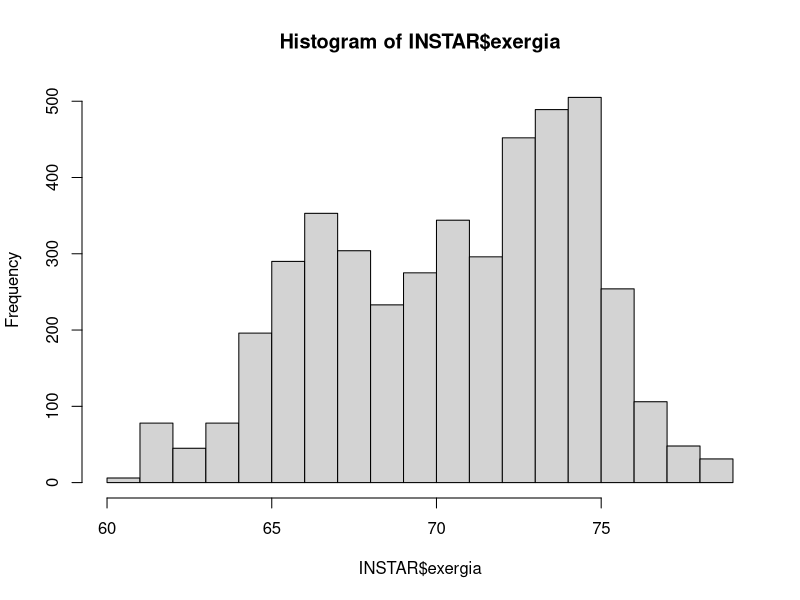
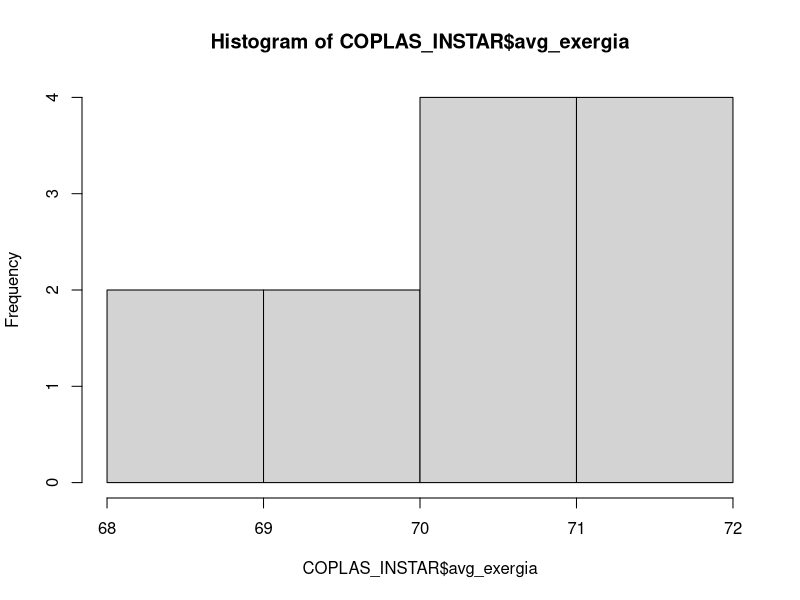
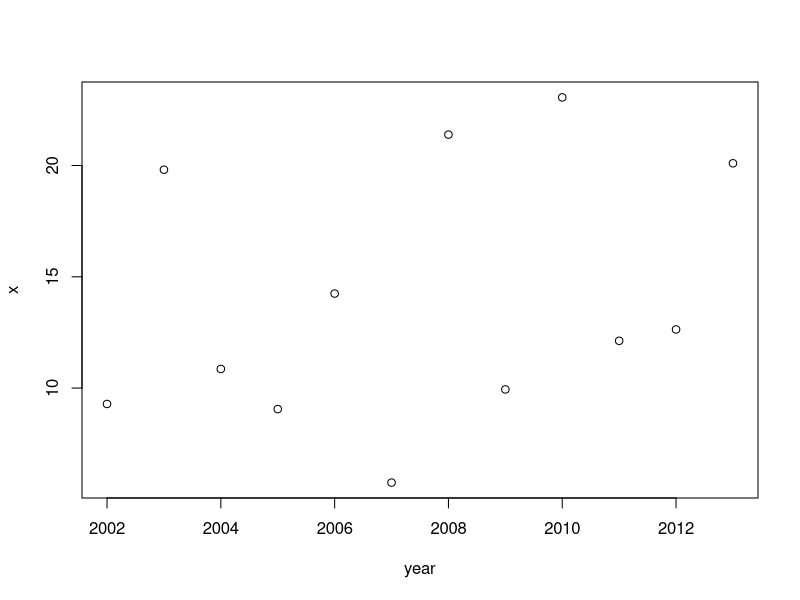
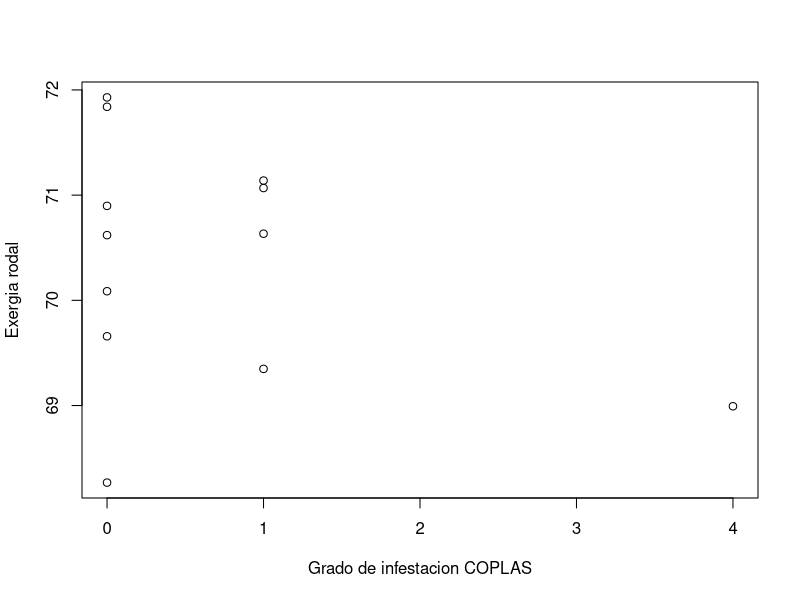
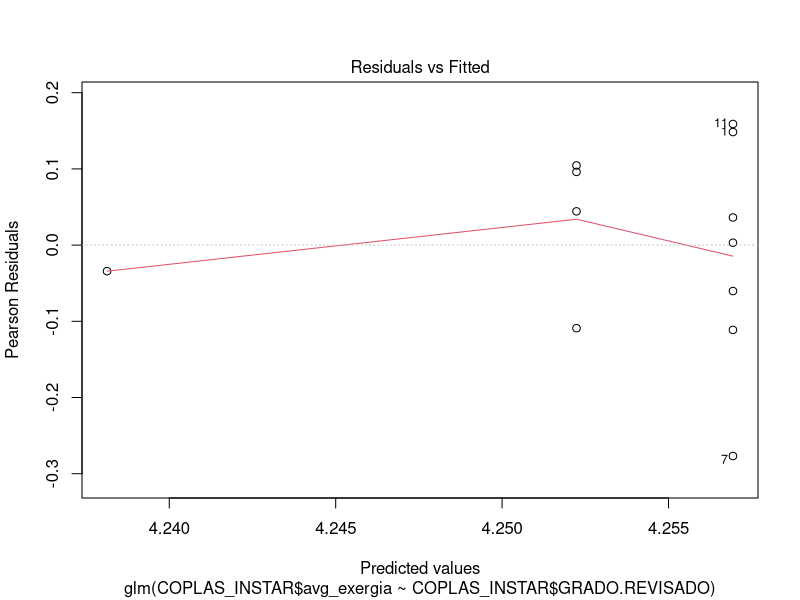
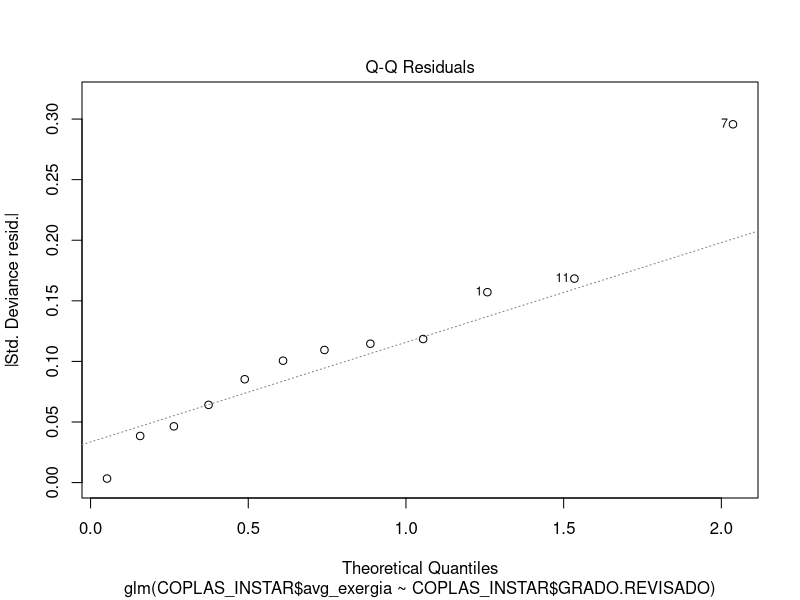
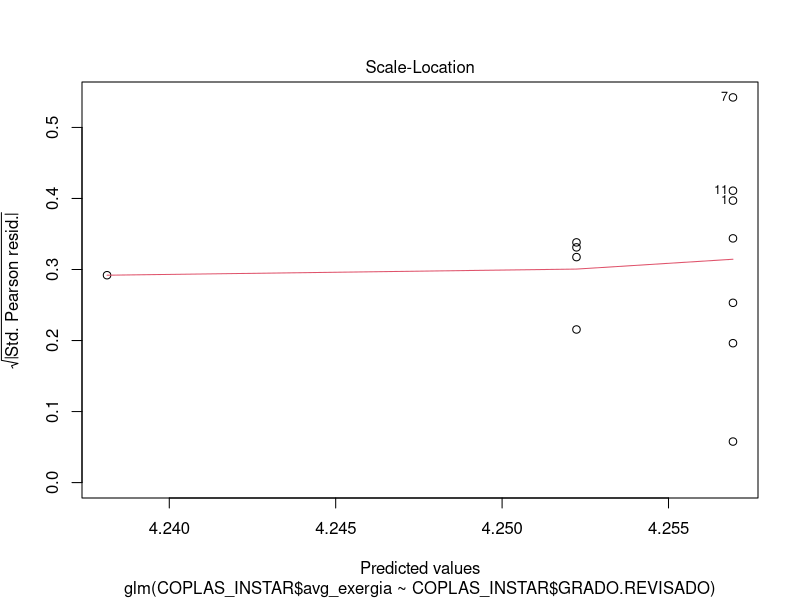
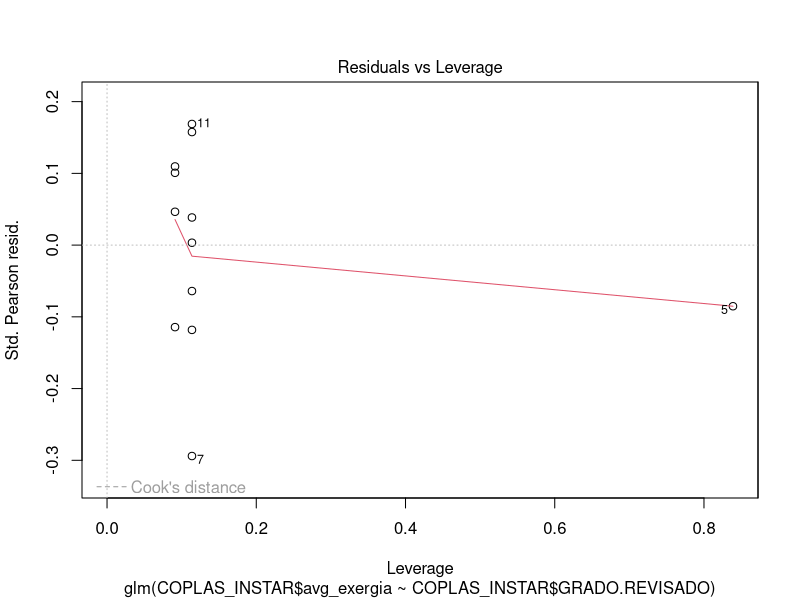

These charts were generated, in order, by the following R code: (Note: this script raises an error after producing the figures.)
## ---- chunk 1
install.packages("lubridate")
library(lubridate) # Para las fechas
## ---- chunk 2
INSTAR<-read.table("instar_bz008.txt", header=T, sep=",", dec=".")
INSTAR$fecha <-as.Date(INSTAR$fecha, format="%m-%d-%y")#aunque pongo formato mm/dd/yyyy se pone como yyyy-mm-dd
## ---- chunk 3
INSTAR$yday <- yday(INSTAR$fecha) # anadimos el dia del anio con el paquete lubridate
INSTAR$year <- year(INSTAR$fecha) # anadimos el anio con el paquete lubridate
INSTAR$biociclo <- NULL
#write.csv(INSTAR, file = "datos_instar_bz008.csv", row.names=FALSE, na="")
## ---- chunk 4
#Baza
subset_1993 <- subset(INSTAR, INSTAR$year==1993)
for(i in 1:length(subset_1993$yday)){
  ifelse(subset_1993$yday[i]<=79, 
       subset_1993$biociclo[i] <- 1, subset_1993$biociclo[i] <- 2)
}

subset_1994 <- subset(INSTAR, INSTAR$year==1994)
for(i in 1:length(subset_1994$yday)){
  ifelse(subset_1994$yday[i]<=79, 
       subset_1994$biociclo[i] <- 2, subset_1994$biociclo[i] <- 3)
}

subset_1995 <- subset(INSTAR, INSTAR$year==1995)
for(i in 1:length(subset_1995$yday)){
  ifelse(subset_1995$yday[i]<=79, 
       subset_1995$biociclo[i] <- 3, subset_1995$biociclo[i] <- 4)
}

subset_1996 <- subset(INSTAR, INSTAR$year==1996)
for(i in 1:length(subset_1996$yday)){
  ifelse(subset_1996$yday[i]<=79, 
       subset_1996$biociclo[i] <- 4, subset_1996$biociclo[i] <- 5)
}

subset_1997 <- subset(INSTAR, INSTAR$year==1997)
for(i in 1:length(subset_1997$yday)){
  ifelse(subset_1997$yday[i]<=79, 
       subset_1997$biociclo[i] <- 5, subset_1997$biociclo[i] <- 6)
}

subset_1998 <- subset(INSTAR, INSTAR$year==1998)
for(i in 1:length(subset_1998$yday)){
  ifelse(subset_1998$yday[i]<=79, 
       subset_1998$biociclo[i] <- 6, subset_1998$biociclo[i] <- 7)
}

subset_1999 <- subset(INSTAR, INSTAR$year==1999)
for(i in 1:length(subset_1999$yday)){
  ifelse(subset_1999$yday[i]<=79, 
       subset_1999$biociclo[i] <- 7, subset_1999$biociclo[i] <- 8)
}

subset_2000 <- subset(INSTAR, INSTAR$year==2000)
for(i in 1:length(subset_2000$yday)){
  ifelse(subset_2000$yday[i]<=79, 
       subset_2000$biociclo[i] <- 8, subset_2000$biociclo[i] <- 9)
}

subset_2001 <- subset(INSTAR, INSTAR$year==2001)
for(i in 1:length(subset_2001$yday)){
  ifelse(subset_2001$yday[i]<=79, 
       subset_2001$biociclo[i] <- 9, subset_2001$biociclo[i] <- 10)
}

subset_2002 <- subset(INSTAR, INSTAR$year==2002)
for(i in 1:length(subset_2002$yday)){
  ifelse(subset_2002$yday[i]<=79, 
       subset_2002$biociclo[i] <- 10, subset_2002$biociclo[i] <- 11)
}

subset_2003 <- subset(INSTAR, INSTAR$year==2003)
for(i in 1:length(subset_2003$yday)){
  ifelse(subset_2003$yday[i]<=79, 
       subset_2003$biociclo[i] <- 11, subset_2003$biociclo[i] <- 12)
}

subset_2004 <- subset(INSTAR, INSTAR$year==2004)
for(i in 1:length(subset_2004$yday)){
  ifelse(subset_2004$yday[i]<=79, 
       subset_2004$biociclo[i] <- 12, subset_2004$biociclo[i] <- 13)
}
subset_2005 <- subset(INSTAR, INSTAR$year==2005)
for(i in 1:length(subset_2005$yday)){
  ifelse(subset_2005$yday[i]<=79, 
       subset_2005$biociclo[i] <- 13, subset_2005$biociclo[i] <- 14)
}

subset_2006 <- subset(INSTAR, INSTAR$year==2006)
for(i in 1:length(subset_2006$yday)){
  ifelse(subset_2006$yday[i]<=79, 
       subset_2006$biociclo[i] <- 14, subset_2006$biociclo[i] <- 15)
}

subset_2007 <- subset(INSTAR, INSTAR$year==2007)
for(i in 1:length(subset_2007$yday)){
  ifelse(subset_2007$yday[i]<=79, 
       subset_2007$biociclo[i] <- 15, subset_2007$biociclo[i] <- 16)
}

subset_2008 <- subset(INSTAR, INSTAR$year==2008)
for(i in 1:length(subset_2008$yday)){
  ifelse(subset_2008$yday[i]<=79, 
       subset_2008$biociclo[i] <- 16, subset_2008$biociclo[i] <- 17)
}

subset_2009 <- subset(INSTAR, INSTAR$year==2009)
for(i in 1:length(subset_2009$yday)){
  ifelse(subset_2009$yday[i]<=79, 
       subset_2009$biociclo[i] <- 17, subset_2009$biociclo[i] <- 18)
}

subset_2010 <- subset(INSTAR, INSTAR$year==2010)
for(i in 1:length(subset_2010$yday)){
  ifelse(subset_2010$yday[i]<=79, 
       subset_2010$biociclo[i] <- 18, subset_2010$biociclo[i] <- 19)
}

subset_2011 <- subset(INSTAR, INSTAR$year==2011)
for(i in 1:length(subset_2011$yday)){
  ifelse(subset_2011$yday[i]<=79, 
       subset_2011$biociclo[i] <- 19, subset_2011$biociclo[i] <- 20)
}

subset_2012 <- subset(INSTAR, INSTAR$year==2012)
for(i in 1:length(subset_2012$yday)){
  ifelse(subset_2012$yday[i]<=79, 
       subset_2012$biociclo[i] <- 20, subset_2012$biociclo[i] <- 21)
}

subset_2013 <- subset(INSTAR, INSTAR$year==2013)
for(i in 1:length(subset_2013$yday)){
  ifelse(subset_2013$yday[i]<=79, 
       subset_2013$biociclo[i] <- 21, subset_2013$biociclo[i] <- 22)
}

subset_2014 <- subset(INSTAR, INSTAR$year==2014)
for(i in 1:length(subset_2014$yday)){
  ifelse(subset_2014$yday[i]<=79, 
       subset_2014$biociclo[i] <- 22, subset_2014$biociclo[i] <- 23)
}

INSTAR<- rbind(subset_1994, subset_1995, subset_1996, subset_1997, subset_1998, subset_1999, subset_2000, subset_2001, subset_2002, subset_2003, subset_2004, subset_2005, subset_2006, subset_2007, subset_2008, subset_2009, subset_2010, subset_2011, subset_2012, subset_2013) #Se quitan el primer y ultimo biociclo porque no estan completos
## ---- chunk 5
#Sierra Nevada
subset_2001 <- subset(INSTAR, INSTAR$year==2001)
for(i in 1:length(subset_2001$yday)){
  ifelse(subset_2001$yday[i]<=79, 
       subset_2001$biociclo[i] <- 1, subset_2001$biociclo[i] <- 2)
}

subset_2002 <- subset(INSTAR, INSTAR$year==2002)
for(i in 1:length(subset_2002$yday)){
  ifelse(subset_2002$yday[i]<=79, 
       subset_2002$biociclo[i] <- 2, subset_2002$biociclo[i] <- 3)
}

subset_2003 <- subset(INSTAR, INSTAR$year==2003)
for(i in 1:length(subset_2003$yday)){
  ifelse(subset_2003$yday[i]<=79, 
       subset_2003$biociclo[i] <- 3, subset_2003$biociclo[i] <- 4)
}

subset_2004 <- subset(INSTAR, INSTAR$year==2004)
for(i in 1:length(subset_2004$yday)){
  ifelse(subset_2004$yday[i]<=79, 
       subset_2004$biociclo[i] <- 4, subset_2004$biociclo[i] <- 5)
}
subset_2005 <- subset(INSTAR, INSTAR$year==2005)
for(i in 1:length(subset_2005$yday)){
  ifelse(subset_2005$yday[i]<=79, 
       subset_2005$biociclo[i] <- 5, subset_2005$biociclo[i] <- 6)
}

subset_2006 <- subset(INSTAR, INSTAR$year==2006)
for(i in 1:length(subset_2006$yday)){
  ifelse(subset_2006$yday[i]<=79, 
       subset_2006$biociclo[i] <- 6, subset_2006$biociclo[i] <- 7)
}

subset_2007 <- subset(INSTAR, INSTAR$year==2007)
for(i in 1:length(subset_2007$yday)){
  ifelse(subset_2007$yday[i]<=79, 
       subset_2007$biociclo[i] <- 7, subset_2007$biociclo[i] <- 8)
}

subset_2008 <- subset(INSTAR, INSTAR$year==2008)
for(i in 1:length(subset_2008$yday)){
  ifelse(subset_2008$yday[i]<=79, 
       subset_2008$biociclo[i] <- 8, subset_2008$biociclo[i] <- 9)
}

subset_2009 <- subset(INSTAR, INSTAR$year==2009)
for(i in 1:length(subset_2009$yday)){
  ifelse(subset_2009$yday[i]<=79, 
       subset_2009$biociclo[i] <- 9, subset_2009$biociclo[i] <- 10)
}

subset_2010 <- subset(INSTAR, INSTAR$year==2010)
for(i in 1:length(subset_2010$yday)){
  ifelse(subset_2010$yday[i]<=79, 
       subset_2010$biociclo[i] <- 10, subset_2010$biociclo[i] <- 11)
}

subset_2011 <- subset(INSTAR, INSTAR$year==2011)
for(i in 1:length(subset_2011$yday)){
  ifelse(subset_2011$yday[i]<=79, 
       subset_2011$biociclo[i] <- 11, subset_2011$biociclo[i] <- 12)
}

subset_2012 <- subset(INSTAR, INSTAR$year==2012)
for(i in 1:length(subset_2012$yday)){
  ifelse(subset_2012$yday[i]<=79, 
       subset_2012$biociclo[i] <- 12, subset_2012$biociclo[i] <- 13)
}

subset_2013 <- subset(INSTAR, INSTAR$year==2013)
for(i in 1:length(subset_2013$yday)){
  ifelse(subset_2013$yday[i]<=79, 
       subset_2013$biociclo[i] <- 13, subset_2013$biociclo[i] <- 14)
}

subset_2014 <- subset(INSTAR, INSTAR$year==2014)
for(i in 1:length(subset_2014$yday)){
  ifelse(subset_2014$yday[i]<=79, 
       subset_2014$biociclo[i] <- 14, subset_2014$biociclo[i] <- 15)
}

INSTAR<- rbind(subset_2002, subset_2003, subset_2004, subset_2005, subset_2006, subset_2007, subset_2008, subset_2009, subset_2010, subset_2011, subset_2012, subset_2013)
## ---- chunk 6
sum_l1<- aggregate(x = INSTAR$L1, by=list(biociclo=INSTAR$biociclo), FUN=sum, na.rm=TRUE)
names(sum_l1)[2] <- "sum_l1"

sum_l2<- aggregate(x = INSTAR$L2, by=list(biociclo=INSTAR$biociclo), FUN=sum, na.rm=TRUE)
names(sum_l2)[2] <- "sum_l2"

larvas<-cbind(sum_l1, sum_l2)
larvas<-larvas[-c(3)]
larvas$sum_l1l2=larvas[,2]+larvas[,3]

avg_exergia<-aggregate(INSTAR$exergia, by=list(biociclo=INSTAR$biociclo), FUN=mean, na.rm=TRUE)
names(avg_exergia)[2] <- "avg_exergia"

agreg_INSTAR <- cbind(larvas,avg_exergia)
agreg_INSTAR_biociclo <- agreg_INSTAR[ -c(5) ]

#Eliminar fila de biociclo 2 porque no es un ciclo completo, va desde junio hasta marzo. 
agreg_INSTAR_biociclo<-agreg_INSTAR_biociclo[-c(1),]

#write.csv(agreg_INSTAR_biociclo,"agreg_INSTAR_bz008_biociclo.csv",row.names=FALSE, na="")

## ---- chunk 7
COPLAS<-read.csv("zona_baza.csv", header=TRUE, sep=",")
names(COPLAS)[1] <- "RODAL"
## ---- chunk 8
#rodal<-subset(COPLAS, RODAL == "GR000006")
rodal<-subset(COPLAS, RODAL == "GR023008")
#rodal<-subset(COPLAS, RODAL == "GR023012")
#rodal<-subset(COPLAS, RODAL == "GR023015")
#rodal<-subset(COPLAS, RODAL == "GR023017")
#rodal<-subset(COPLAS, RODAL == "GR023021")

#rodal<-subset(COPLAS, RODAL == "GR000030")
#rodal<-subset(COPLAS, RODAL == "GR134018")
#rodal<-subset(COPLAS, RODAL == "GR134020")
#rodal<-subset(COPLAS, RODAL == "GR134021")
## ---- chunk 9
rodal$biociclo <- 1:23 #Sierra de Baza
#rodal$biociclo <- 1:15 #Sierra Nevada
## ---- chunk 10
COPLAS_INSTAR<-merge.data.frame(agreg_INSTAR_biociclo, rodal, by.x = "biociclo")
COPLAS_INSTAR<-COPLAS_INSTAR[-c(9)] #Eliminar la columna con el nombre del rodal
## ---- chunk 11
library(graphics)
library(ggplot2)
## ---- chunk 12
hist(INSTAR$exergia) # todos los datos de energia
hist(COPLAS_INSTAR$avg_exergia) # datos medios para cada anio
var_exergia <- aggregate(x = INSTAR$exergia, by=list(year=INSTAR$year), FUN=var, na.rm=TRUE)
plot(var_exergia)

reg_exergia <- glm(COPLAS_INSTAR$avg_exergia ~ COPLAS_INSTAR$GRADO.REVISADO, family = poisson(link="log"))
summary(reg_exergia)
plot(COPLAS_INSTAR$avg_exergia ~ COPLAS_INSTAR$GRADO.REVISADO, xlab="Grado de infestacion COPLAS", ylab = "Exergia rodal")
abline(reg_exergia)
plot(reg_exergia)
dev.off()

### Residuos estandarizados
residuals<-rstandard(reg_exergia)
### Valores ajustados
fitted_values<-fitted(reg_exergia)
### Grafica valores ajustados vs residuos (asi evaluamos a ojo la homocedasticidad. Esto es discutible...)
plot(fitted_values, residuals)
### Grafico QQ para evaluar la normalidad
qqnorm(residuals)
qqline(residuals)

ggplot(COPLAS_INSTAR, aes(x=GRADO.REVISADO, y=avg_exergia))+
geom_point(colour='red', size=6) +
geom_smooth(method=lm)+
xlab("Grado infectacion COPLAS")+
ylab("Exergia media rodal")
glm_l1<-glm(COPLAS_INSTAR$l1_ln ~ COPLAS_INSTAR$GRADO.REVISADO)
summary(glm_l1)
plot(glm_l1)
plot(COPLAS_INSTAR$l1_ln ~ COPLAS_INSTAR$GRADO.REVISADO, xlab="Infestacion COPLAS", ylab = "Ln L1")
## ---- chunk 13
huevo_ts<-ts(INSTAR$huevo, frequency = 365)
huevo_acf<-acf(huevo_ts, type=c("correlation"), plot=TRUE)
## ---- chunk 14
huevo_acf<-acf(INSTAR$huevo, type=c("correlation"), plot=TRUE)
L1_acf<-acf(INSTAR$L1, type=c("correlation"), plot=TRUE)
L2_acf<-acf(INSTAR$L2, type=c("correlation"), plot=TRUE)
crisalida_acf<-acf(INSTAR$crisalida, type=c("correlation"), plot=TRUE)
exergia_acf<-acf(INSTAR$exergia, type=c("correlation"), plot=TRUE)
## ---- chunk 15
max_huevo<-aggregate(x = INSTAR$huevo, by=list(year=INSTAR$year), FUN=max, na.rm=TRUE)
names(max_huevo)[2] <- "max_huevo"
tend_huevo<-lm(max_huevo)
summary(tend_huevo)
plot(max_huevo)
abline(tend_huevo)#No se crea la la recta de regresion?
dev.off()
max_L1<-aggregate(x = INSTAR$L1, by=list(year=INSTAR$year), FUN=max, na.rm=TRUE)
names(max_L1)[2] <- "max_L1"
tend_L1<-lm(max_L1)
summary(tend_L1)
plot(max_L1)
abline(tend_L1)
dev.off()

max_L2<-aggregate(x = INSTAR$L2, by=list(year=INSTAR$year), FUN=max, na.rm=TRUE)
names(max_L2)[2] <- "max_L2"
tend_L2<-lm(max_L2)
summary(tend_L2)
plot(max_L2)
abline(tend_L2)
dev.off()

max_crisalida<-aggregate(x = INSTAR$crisalida, by=list(year=INSTAR$year), FUN=max, na.rm=TRUE)
names(max_crisalida)[2] <- "max_crisalida"
tend_crisalida<-lm(max_crisalida)
summary(tend_crisalida)
plot(max_crisalida)
abline(tend_crisalida)
dev.off()

max_exergia<-aggregate(x = INSTAR$exergia, by=list(year=INSTAR$year), FUN=max, na.rm=TRUE)
names(max_exergia)[2] <- "max_exergia"
tend_exergia_mx<-lm(max_exergia)
summary(tend_exergia_mx)
plot(max_exergia)
abline(tend_exergia_mx)
dev.off()

min_exergia<-aggregate(x = INSTAR$exergia, by=list(year=INSTAR$year), FUN=min, na.rm=TRUE)
names(min_exergia)[2] <- "min_exergia"
tend_exergia_mn<-lm(min_exergia)
summary(tend_exergia_mn)
plot(min_exergia)
abline(tend_exergia_mn)
dev.off()
## ---- chunk 16
plaga_ts<-ts(INSTAR[2:5], class=c("mts"), frequency=365)#Frecuencia es igual al numero de dias?
temp_ts<-ts(INSTAR[7:9], class=c("mts"), frequency=365)
huevos_ts<-ts(INSTAR$huevo, frequency=365)
L1_ts<-ts(INSTAR$L1, frequency=365)
L2_ts<-ts(INSTAR$L2, frequency=365)
crisalidas_ts<-ts(INSTAR$crisalida, frequency=1)
exergia_ts<-ts(INSTAR$exergia, frequency=1)
tmax_ts<-ts(INSTAR$tmax, frequency=1)
tmin_ts<-ts(INSTAR$tmin, frequency=1)
tmed_ts<-ts(INSTAR$tmed, frequency=1)
## ---- chunk 17
summary(plaga_ts)
cycle (plaga_ts)
class(plaga_ts)
str(plaga_ts)
decompose(plaga_ts)
plot(decompose(plaga_ts))
